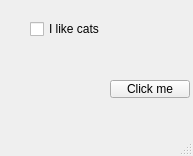
<?xml version="1.0" encoding="UTF-8"?>
<ui version="4.0">
 <class>MainWindow</class>
 <widget class="QMainWindow" name="MainWindow">
  <property name="geometry">
   <rect>
    <x>0</x>
    <y>0</y>
    <width>193</width>
    <height>156</height>
   </rect>
  </property>
  <property name="windowTitle">
   <string>MainWindow</string>
  </property>
  <widget class="QWidget" name="centralwidget">
   <widget class="QCheckBox" name="checkBox">
    <property name="geometry">
     <rect>
      <x>30</x>
      <y>20</y>
      <width>71</width>
      <height>18</height>
     </rect>
    </property>
    <property name="text">
     <string>I like cats</string>
    </property>
   </widget>
   <widget class="QPushButton" name="pushButton">
    <property name="geometry">
     <rect>
      <x>110</x>
      <y>80</y>
      <width>80</width>
      <height>18</height>
     </rect>
    </property>
    <property name="text">
     <string>Click me</string>
    </property>
   </widget>
  </widget>
  <widget class="QMenuBar" name="menubar">
   <property name="geometry">
    <rect>
     <x>0</x>
     <y>0</y>
     <width>193</width>
     <height>17</height>
    </rect>
   </property>
  </widget>
  <widget class="QStatusBar" name="statusbar"/>
 </widget>
 <resources/>
 <connections/>
</ui>
